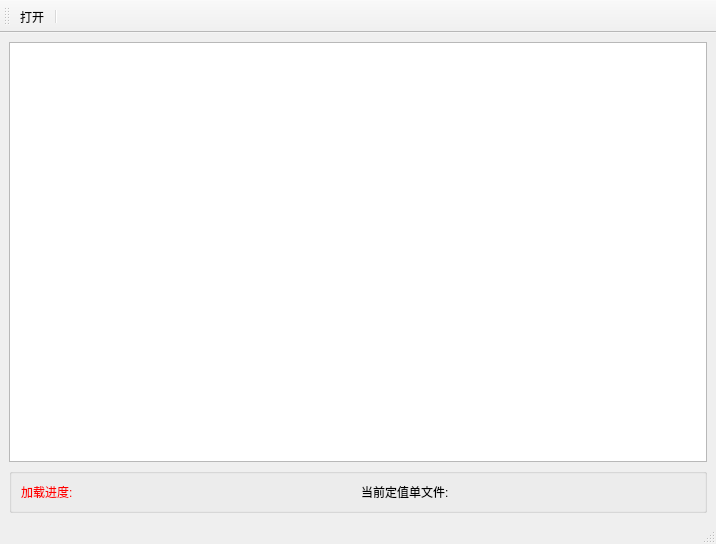
<?xml version="1.0" encoding="UTF-8"?>
<ui version="4.0">
 <class>QFormTable_File</class>
 <widget class="QMainWindow" name="QFormTable_File">
  <property name="geometry">
   <rect>
    <x>0</x>
    <y>0</y>
    <width>716</width>
    <height>544</height>
   </rect>
  </property>
  <property name="windowTitle">
   <string>MainWindow</string>
  </property>
  <widget class="QWidget" name="centralwidget">
   <layout class="QVBoxLayout" name="verticalLayout_3">
    <item>
     <layout class="QVBoxLayout" name="verticalLayout_2">
      <item>
       <widget class="QTableWidget" name="tableWidget"/>
      </item>
      <item>
       <widget class="QGroupBox" name="groupBox">
        <property name="title">
         <string/>
        </property>
        <layout class="QHBoxLayout" name="horizontalLayout">
         <item>
          <widget class="QLabel" name="label_2">
           <property name="styleSheet">
            <string notr="true">color: rgb(255, 0, 0);
font: 16pt &quot;华文楷体&quot;;</string>
           </property>
           <property name="text">
            <string>加载进度:</string>
           </property>
          </widget>
         </item>
         <item>
          <widget class="QLabel" name="label">
           <property name="text">
            <string>当前定值单文件:</string>
           </property>
          </widget>
         </item>
        </layout>
       </widget>
      </item>
     </layout>
    </item>
   </layout>
  </widget>
  <widget class="QStatusBar" name="statusbar"/>
  <widget class="QToolBar" name="toolBar">
   <property name="windowTitle">
    <string>toolBar</string>
   </property>
   <attribute name="toolBarArea">
    <enum>TopToolBarArea</enum>
   </attribute>
   <attribute name="toolBarBreak">
    <bool>false</bool>
   </attribute>
   <addaction name="action_open"/>
   <addaction name="separator"/>
  </widget>
  <action name="action_open">
   <property name="icon">
    <iconset resource="rec.qrc">
     <normaloff>:/images/images/122.bmp</normaloff>:/images/images/122.bmp</iconset>
   </property>
   <property name="text">
    <string>打开</string>
   </property>
   <property name="toolTip">
    <string>打开一个定值单文件</string>
   </property>
  </action>
 </widget>
 <resources>
  <include location="rec.qrc"/>
 </resources>
 <connections/>
</ui>
